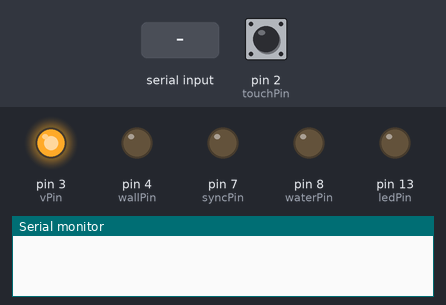
A sketch run on a simulated Arduino Uno, built with avr-gcc and run on an emulated ATmega328P. Shown: output pins drawn as LEDs (lit = HIGH), the last lines printed to the serial monitor. Inputs (shaded band) come from the test bench; at power-on: pin 2 (touchPin) LOW.

Above: at 1.2 s.
1.3 s: "90,45\n" received over Serial
At 1.9 s:
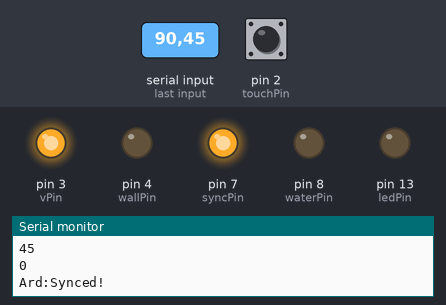
2.8 s: pin 2 (touchPin) pulled HIGH for 0.15 s
Timing chart, 0 to 5.8 s (numbered marks = the images above; inputs shaded):
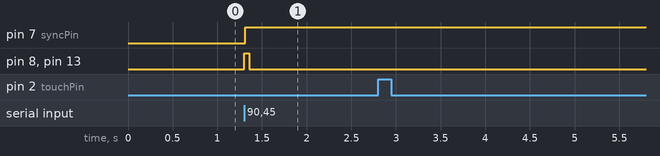

The sketch:

mouseVR.ino
```cpp
// pins for the LEDs:
const int ledPin = 13;
const int waterPin = 8;
const int syncPin = 7;
const int wallPin = 4;
const int vPin = 3;  // hack to keep the valve from flickering on program load, which leaks water everywhere
const int touchPin = 2;

void setup() {

  // initialize serial:
  Serial.begin(9600);
  //while(!Serial);  // Wait on serial to be running
  Serial.setTimeout(1);

  pinMode(ledPin, OUTPUT);
  pinMode(waterPin, OUTPUT);
  pinMode(syncPin, OUTPUT);
  pinMode(wallPin, OUTPUT);
  pinMode(vPin, OUTPUT);
  attachInterrupt(digitalPinToInterrupt(touchPin), sendTouch,RISING);

  digitalWrite(vPin, HIGH);  // The built-in 5V pin for some reason fluctuates during program upload, so use this instead for the valve controller
}

void loop() {
  if (Serial.available() > 0) {
    int data = Serial.parseInt();
    Serial.println(data);
    if ( data != '\n') {
      // sync msg
      if ( data == 0 )
      {
        Serial.println("Ard:Synced!");
        digitalWrite(syncPin, HIGH);
      }
      // wall collision
      else if ( data == -1 )
      {
        digitalWrite(wallPin, HIGH);
      }
      //ForceStopSolenoid
      else if (data == -2)
      {
         Serial.println("ForceStopped!");
        digitalWrite(waterPin, LOW);
        digitalWrite(ledPin, LOW);

      }
      // water
      else
      {
        digitalWrite(waterPin, HIGH);
        digitalWrite(ledPin, HIGH);
        delay(data);  // 40ms = 2.8ul, 25ms = ~2 ul
        digitalWrite(waterPin, LOW);
        digitalWrite(ledPin, LOW);
      }

    }
  }
}

void sendTouch(){
  Serial.println("touch");

}
```

Measured:
- after the input at 1.3 s, pin 7 (syncPin): LOW → HIGH at once; pin 8 (waterPin), pin 13 (ledPin): LOW → HIGH at once, → LOW 0.05 s later
